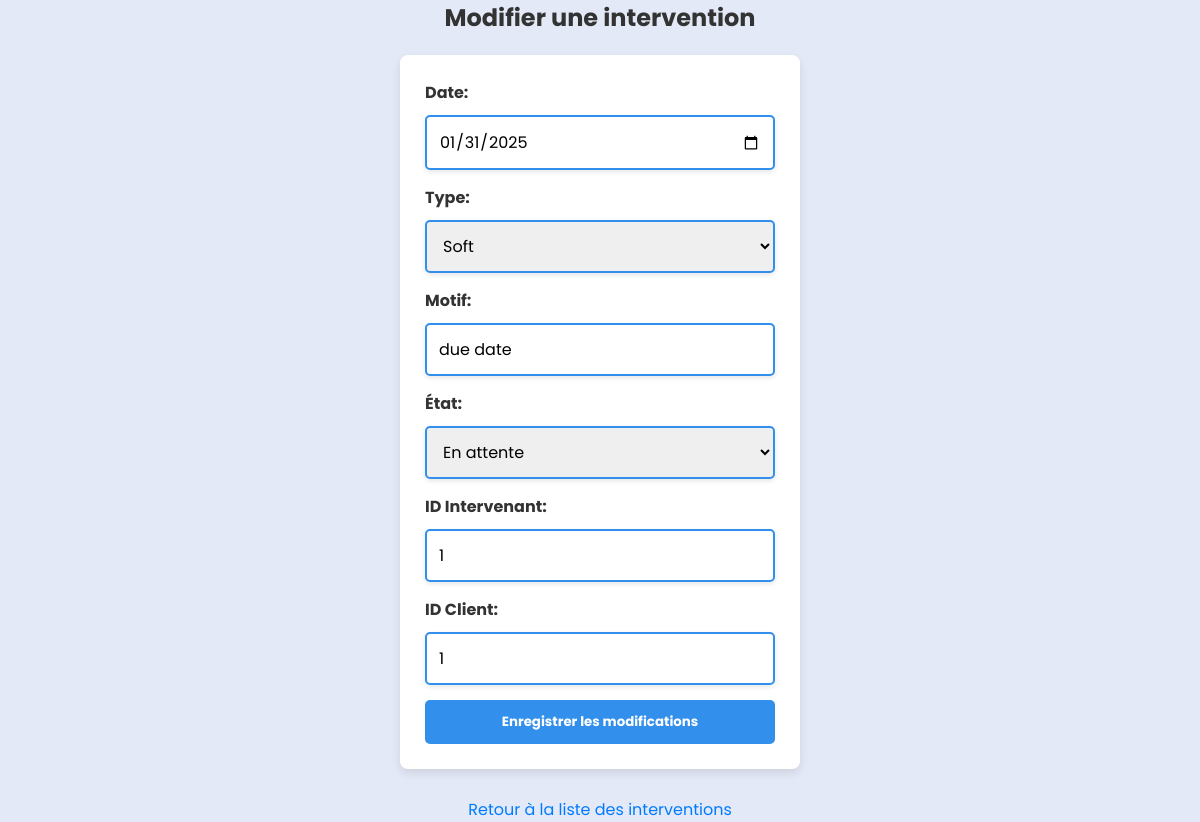
/interventionform/1/edit, run on the app's committed database.
### app.py (models this page shows)
class Intervention(db.Model):
    __tablename__ = 'intervention'
    Id = db.Column(db.Integer, primary_key=True, autoincrement=True)
    date = db.Column(db.Date, nullable=False)
    type = db.Column(db.String(10), nullable=False)
    Motive = db.Column(db.String(255), nullable=False)
    etat = db.Column(db.String(20), nullable=False)
    IdIntervenant = db.Column(db.Integer, db.ForeignKey('intervenant.IdIntervenant'), nullable=False)
    IdClient = db.Column(db.Integer, db.ForeignKey('client.IdClient'), nullable=False)

### app.py (the view)
@app.route('/interventionform/<int:id>/edit')
def edit_interventionform(id):
    intervention = Intervention.query.get(id)
    return render_template('edit_intervention.html', intervention=intervention)

### templates/edit_intervention.html (shortened to what this page needs)
<!DOCTYPE html>
<html lang="en">
<head>
     <link rel="stylesheet" type="text/css" href="{{ url_for('static', filename='add.css') }}">
</head>
<body>
    <h2>Modifier une intervention</h2>
    <form action="{{ url_for('edit_intervention', id=intervention.Id) }}" method="post">
        <label for="date">Date:</label>
        <input type="date" id="date" name="date" value="{{ intervention.date }}" required>
        <label for="type">Type:</label>
        <select id="type" name="type" required>
            <option value="Soft" {% if intervention.type =='Soft' %}selected{% endif %}>Soft</option>
        </select>
        <label for="motive">Motif:</label>
        <input type="text" id="motive" name="motive" value="{{ intervention.Motive }}" required>
        <label for="etat">État:</label>
        <select id="etat" name="etat" required>
            <option value="en attente" {% if intervention.etat =='en attente' %}selected{% endif %}>En attente</option>
        </select>
        <label for="id_intervenant">ID Intervenant:</label>
        <input type="number" id="id_intervenant" name="id_intervenant" value="{{ intervention.IdIntervenant }}" required>
        <label for="id_client">ID Client:</label>
        <input type="number" id="id_client" name="id_client" value="{{ intervention.IdClient }}" required>
      <br>
        <button type="submit">Enregistrer les modifications</button>
    </form>
    <br>
    <a href="{{ url_for('homepage') }}">Retour à la liste des interventions</a>
</body>
</html>

### static/add.css (style rules this page uses)
:root { --color-default: #004f83; --color-second: #0067ac; --color-white: #fff; --color-body: #e4e9f7; --color-light: #e0e0e0; }
* { padding: 0; margin: 0; box-sizing: border-box; font-family: 'Poppins', sans-serif; }
body { font-family: Arial, sans-serif; background-color: #E4E9F7; display: flex; flex-direction: column; align-items: center; justify-content: center; min-height: 100vh; }
h2 { color: #333; text-align: center; margin-bottom: 20px; }
form { max-width: 400px; background-color: #fff; padding: 25px; border-radius: 8px; box-shadow: 0 4px 10px rgba(0, 0, 0, 0.1); width: 90%; }
label { display: block; margin-bottom: 10px; color: #333; font-weight: bold; }
input, select { width: 100%; padding: 12px; margin-bottom: 15px; border: 2px solid #328fec; border-radius: 5px; font-size: 16px; box-shadow: 0px 2px 5px rgba(0, 0, 0, 0.1); }
button { background-color: #328fec; color: #fff; padding: 12px 15px; border: none; border-radius: 5px; cursor: pointer; font-weight: bold; transition: background-color 0.3s ease; width: 100%; }
a { text-decoration: none; color: #007BFF; display: inline-block; margin-top: 10px; }

### data on the page
Intervention: date "01/31/2025", type "Soft", motive "due date", etat "En attente", id_intervenant "1", id_client "1"
